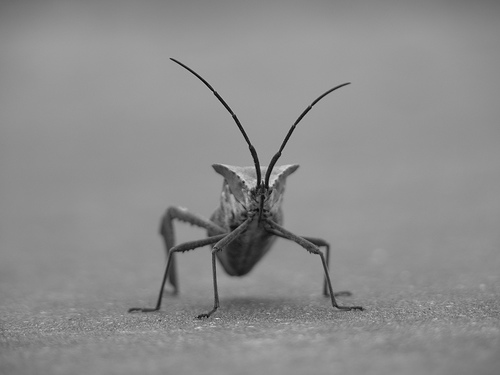
#> input picture ELE510-Image Processing and computer vision/Examples/stinkbug.png, 500 x 375 px
$ jupyter execute Warp_example.ipynb
#> lines starting #> are read from the running program, lines starting #| are printed output that depends on the picture
[cell 1]
# Import the packages that are useful inside the definition of the weakPerspective function
import math
import numpy as np
import matplotlib.pyplot as plt
import os
import cv2

[cell 2]
img = cv2.imread('stinkbug.png')
#> img is the input picture: shape (375, 500, 3); min 0, max 217, mean 140.5
Igray = cv2.cvtColor(img, cv2.COLOR_BGR2GRAY)
plt.imshow(Igray, cmap='gray')

[cell 3]
rows,cols = Igray.shape
#> rows = 375; cols = 500
M = np.float32([[1,0,100],[0,1,50]])
M2 = np.float32([[0, -1,300],[1, 0, 0]])
print(M)
print(M2)
dst = cv2.warpAffine(Igray,M,(cols,rows))
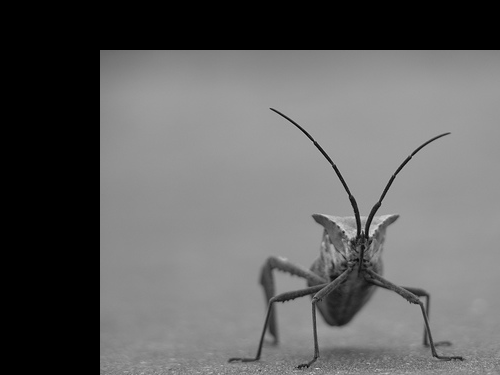
#> dst: shape (375, 500); min 0, max 217, mean 97.4
dst2 = cv2.warpAffine(Igray,M2,(cols,rows))
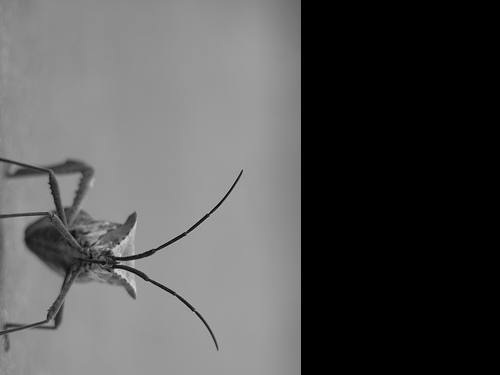
#> dst2: shape (375, 500); min 0, max 216, mean 85
plt.subplot(311),plt.imshow(Igray,cmap='gray'),plt.title('Input')
plt.subplot(312),plt.imshow(dst,cmap='gray'),plt.title('Output')
plt.subplot(313),plt.imshow(dst2,cmap='gray'),plt.title('Output')

plt.show()
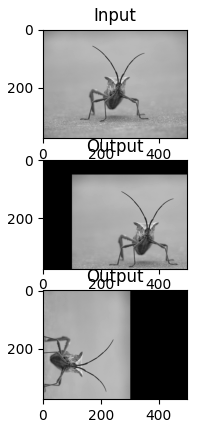
#> figure drawn by matplotlib, 3 panels

[cell 4]
kernel = np.ones((5,5),np.float32)/25
print(kernel)
dst = cv2.filter2D(Igray,-1,kernel)
print(dst)
#> (printed output is left out)
plt.subplot(121),plt.imshow(Igray,cmap='gray'),plt.title('Input')
plt.subplot(122),plt.imshow(dst,cmap='gray'),plt.title('Output')
plt.show()
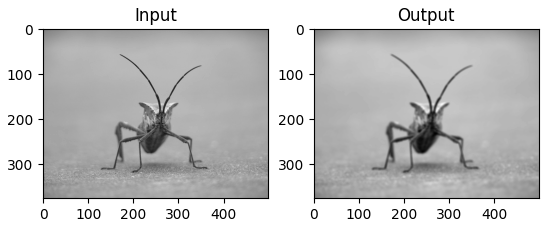
#> figure drawn by matplotlib, 2 panels

$ run again, with ELE510-Image Processing and computer vision/Examples/apple.jpg saved as ELE510-Image Processing and computer vision/Examples/stinkbug.png
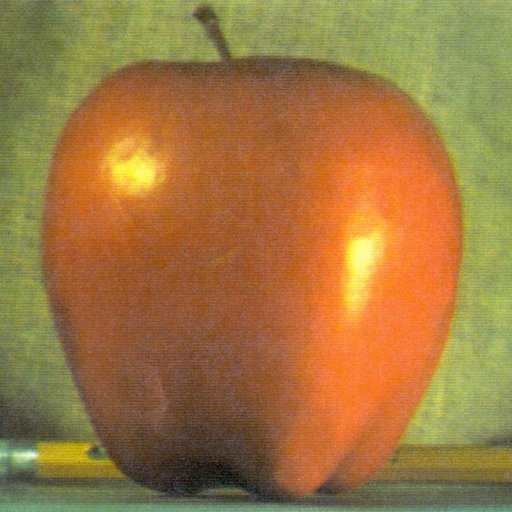
#> input picture ELE510-Image Processing and computer vision/Examples/apple.jpg, 512 x 512 px
#> img is the input picture: shape (512, 512, 3); mean B, G, R 64.8, 119.7, 159.1
#> `dst2 = cv2.warpAffine(Igray,M2,(cols,rows))`:
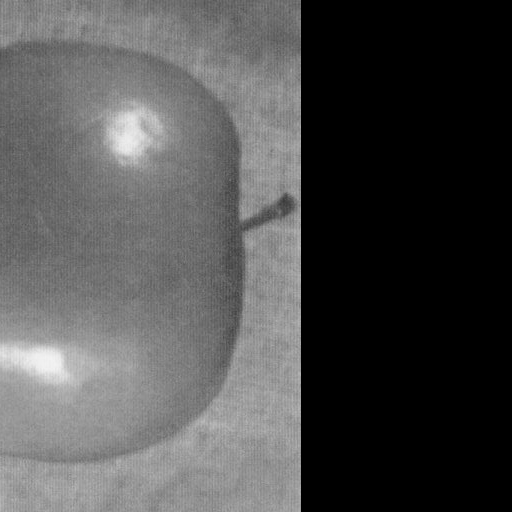
#> dst2: shape (512, 512); min 0, max 243, mean 77.9
#> `plt.show()`:
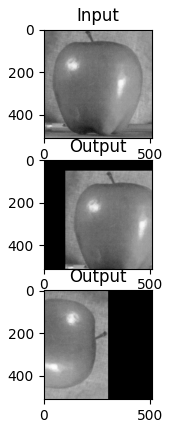
#> figure drawn by matplotlib, 3 panels
#> (printed output is left out)

$ run again, with ELE510-Image Processing and computer vision/Examples/orange.jpg saved as ELE510-Image Processing and computer vision/Examples/stinkbug.png
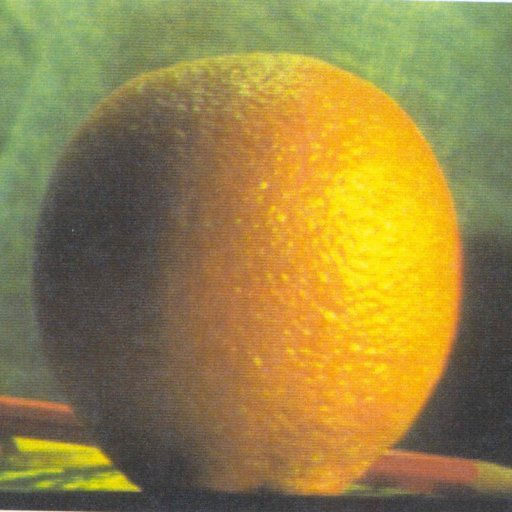
#> input picture ELE510-Image Processing and computer vision/Examples/orange.jpg, 512 x 512 px
#> img is the input picture: shape (512, 512, 3); mean B, G, R 69.2, 131.8, 150.2
#> `dst2 = cv2.warpAffine(Igray,M2,(cols,rows))`:
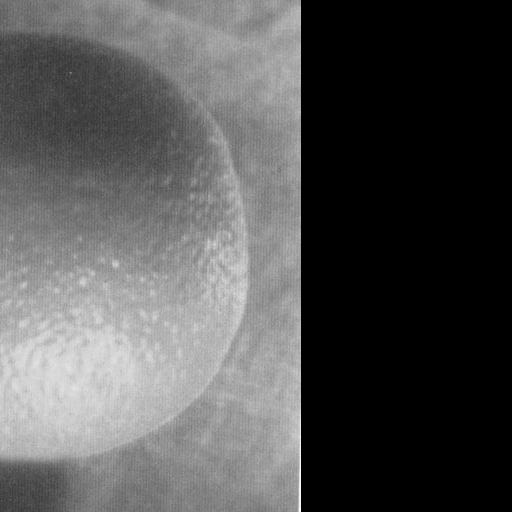
#> dst2: shape (512, 512); min 0, max 252, mean 83.2
#> `plt.show()`:
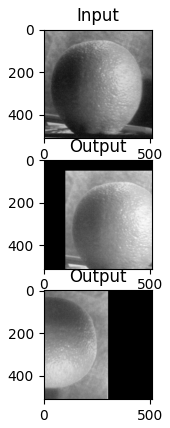
#> figure drawn by matplotlib, 3 panels
#> (printed output is left out)
